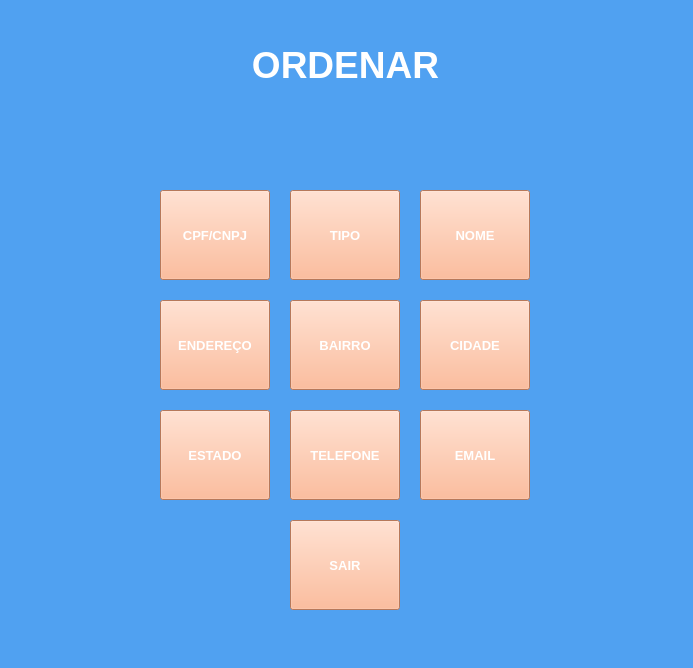
<?xml version="1.0" encoding="UTF-8"?>
<ui version="4.0">
 <class>MainWindow</class>
 <widget class="QMainWindow" name="MainWindow">
  <property name="geometry">
   <rect>
    <x>0</x>
    <y>0</y>
    <width>693</width>
    <height>668</height>
   </rect>
  </property>
  <property name="windowTitle">
   <string>MainWindow</string>
  </property>
  <property name="styleSheet">
   <string notr="true">background-color: rgb(80, 161, 241);
color: rgb(255, 255, 255);</string>
  </property>
  <widget class="QWidget" name="centralwidget">
   <widget class="QLabel" name="label">
    <property name="geometry">
     <rect>
      <x>0</x>
      <y>20</y>
      <width>691</width>
      <height>91</height>
     </rect>
    </property>
    <property name="text">
     <string>&lt;html&gt;&lt;head/&gt;&lt;body&gt;&lt;p align=&quot;center&quot;&gt;&lt;span style=&quot; font-size:28pt; font-weight:600; color:#ffffff;&quot;&gt;ORDENAR&lt;/span&gt;&lt;/p&gt;&lt;/body&gt;&lt;/html&gt;</string>
    </property>
    <property name="alignment">
     <set>Qt::AlignCenter</set>
    </property>
   </widget>
   <widget class="QPushButton" name="pushButton">
    <property name="geometry">
     <rect>
      <x>160</x>
      <y>190</y>
      <width>110</width>
      <height>90</height>
     </rect>
    </property>
    <property name="font">
     <font>
      <pointsize>10</pointsize>
      <weight>75</weight>
      <bold>true</bold>
     </font>
    </property>
    <property name="styleSheet">
     <string notr="true">color: rgb(255, 255, 255);
background-color: rgb(255, 170, 127);</string>
    </property>
    <property name="text">
     <string>CPF/CNPJ</string>
    </property>
   </widget>
   <widget class="QPushButton" name="pushButton_2">
    <property name="geometry">
     <rect>
      <x>290</x>
      <y>190</y>
      <width>110</width>
      <height>90</height>
     </rect>
    </property>
    <property name="font">
     <font>
      <pointsize>10</pointsize>
      <weight>75</weight>
      <bold>true</bold>
     </font>
    </property>
    <property name="styleSheet">
     <string notr="true">color: rgb(255, 255, 255);
background-color: rgb(255, 170, 127);</string>
    </property>
    <property name="text">
     <string>TIPO</string>
    </property>
   </widget>
   <widget class="QPushButton" name="pushButton_3">
    <property name="geometry">
     <rect>
      <x>420</x>
      <y>190</y>
      <width>110</width>
      <height>90</height>
     </rect>
    </property>
    <property name="font">
     <font>
      <pointsize>10</pointsize>
      <weight>75</weight>
      <bold>true</bold>
     </font>
    </property>
    <property name="styleSheet">
     <string notr="true">color: rgb(255, 255, 255);
background-color: rgb(255, 170, 127);</string>
    </property>
    <property name="text">
     <string>NOME</string>
    </property>
   </widget>
   <widget class="QPushButton" name="pushButton_4">
    <property name="geometry">
     <rect>
      <x>160</x>
      <y>300</y>
      <width>110</width>
      <height>90</height>
     </rect>
    </property>
    <property name="font">
     <font>
      <pointsize>10</pointsize>
      <weight>75</weight>
      <bold>true</bold>
     </font>
    </property>
    <property name="styleSheet">
     <string notr="true">color: rgb(255, 255, 255);
background-color: rgb(255, 170, 127);</string>
    </property>
    <property name="text">
     <string>ENDEREÇO</string>
    </property>
   </widget>
   <widget class="QPushButton" name="pushButton_5">
    <property name="geometry">
     <rect>
      <x>290</x>
      <y>300</y>
      <width>110</width>
      <height>90</height>
     </rect>
    </property>
    <property name="font">
     <font>
      <pointsize>10</pointsize>
      <weight>75</weight>
      <bold>true</bold>
     </font>
    </property>
    <property name="styleSheet">
     <string notr="true">color: rgb(255, 255, 255);
background-color: rgb(255, 170, 127);</string>
    </property>
    <property name="text">
     <string>BAIRRO</string>
    </property>
   </widget>
   <widget class="QPushButton" name="pushButton_6">
    <property name="geometry">
     <rect>
      <x>420</x>
      <y>300</y>
      <width>110</width>
      <height>90</height>
     </rect>
    </property>
    <property name="font">
     <font>
      <pointsize>10</pointsize>
      <weight>75</weight>
      <bold>true</bold>
     </font>
    </property>
    <property name="styleSheet">
     <string notr="true">color: rgb(255, 255, 255);
background-color: rgb(255, 170, 127);</string>
    </property>
    <property name="text">
     <string>CIDADE</string>
    </property>
   </widget>
   <widget class="QPushButton" name="pushButton_7">
    <property name="geometry">
     <rect>
      <x>160</x>
      <y>410</y>
      <width>110</width>
      <height>90</height>
     </rect>
    </property>
    <property name="font">
     <font>
      <pointsize>10</pointsize>
      <weight>75</weight>
      <bold>true</bold>
     </font>
    </property>
    <property name="styleSheet">
     <string notr="true">color: rgb(255, 255, 255);
background-color: rgb(255, 170, 127);</string>
    </property>
    <property name="text">
     <string>ESTADO</string>
    </property>
   </widget>
   <widget class="QPushButton" name="pushButton_8">
    <property name="geometry">
     <rect>
      <x>290</x>
      <y>410</y>
      <width>110</width>
      <height>90</height>
     </rect>
    </property>
    <property name="font">
     <font>
      <pointsize>10</pointsize>
      <weight>75</weight>
      <bold>true</bold>
     </font>
    </property>
    <property name="styleSheet">
     <string notr="true">color: rgb(255, 255, 255);
background-color: rgb(255, 170, 127);</string>
    </property>
    <property name="text">
     <string>TELEFONE</string>
    </property>
   </widget>
   <widget class="QPushButton" name="pushButton_9">
    <property name="geometry">
     <rect>
      <x>420</x>
      <y>410</y>
      <width>110</width>
      <height>90</height>
     </rect>
    </property>
    <property name="font">
     <font>
      <pointsize>10</pointsize>
      <weight>75</weight>
      <bold>true</bold>
     </font>
    </property>
    <property name="styleSheet">
     <string notr="true">color: rgb(255, 255, 255);
background-color: rgb(255, 170, 127);</string>
    </property>
    <property name="text">
     <string>EMAIL</string>
    </property>
   </widget>
   <widget class="QPushButton" name="pushButton_10">
    <property name="geometry">
     <rect>
      <x>290</x>
      <y>520</y>
      <width>110</width>
      <height>90</height>
     </rect>
    </property>
    <property name="font">
     <font>
      <pointsize>10</pointsize>
      <weight>75</weight>
      <bold>true</bold>
     </font>
    </property>
    <property name="styleSheet">
     <string notr="true">color: rgb(255, 255, 255);
background-color: rgb(255, 170, 127);</string>
    </property>
    <property name="text">
     <string>SAIR</string>
    </property>
   </widget>
   <widget class="QLabel" name="label_11">
    <property name="geometry">
     <rect>
      <x>20</x>
      <y>20</y>
      <width>121</width>
      <height>91</height>
     </rect>
    </property>
    <property name="text">
     <string/>
    </property>
    <property name="pixmap">
     <pixmap>Apresentação1-removebg-previewaawwwwwwwwwwww.png</pixmap>
    </property>
    <property name="scaledContents">
     <bool>true</bool>
    </property>
   </widget>
  </widget>
  <widget class="QStatusBar" name="statusbar"/>
 </widget>
 <resources>
  <include location="../Exercicios/HTML/Imagens da tela de pessoas.qrc"/>
 </resources>
 <connections/>
</ui>
